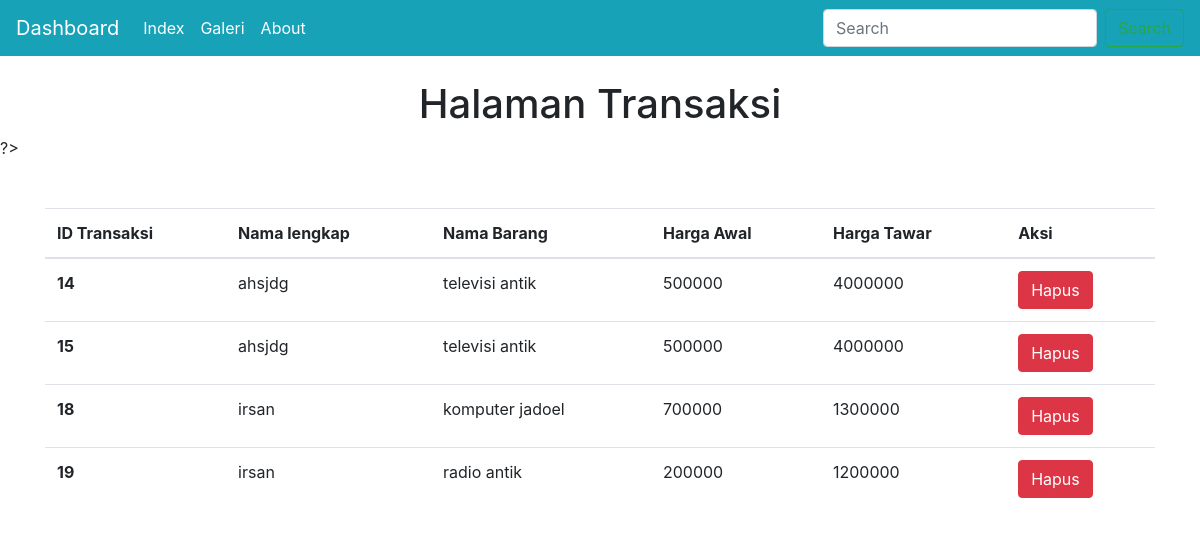
The app's page /contoh2.php with its own data.
### tables this page shows
CREATE TABLE `contoh` (
  `id_transaksi` int(11) NOT NULL,
  `nama_lengkap` varchar(50) NOT NULL,
  `nama_barang` varchar(50) NOT NULL,
  `harga_awal` bigint(15) NOT NULL,
  `harga_tawar` bigint(15) NOT NULL
);

### contoh2.php (the view, shortened to what this page needs)
<!DOCTYPE html>
<html>
    <head>
        <link rel="stylesheet" href="bootstrap-4.3.1-dist/css/bootstrap.css">
    </head>
    <body>
    <nav class="navbar navbar-expand-lg navbar-dark bg-info">
            <a class="navbar-brand" href="dashboard.php">Dashboard</a>
            <div class="collapse navbar-collapse" id="navbarSupportedContent">
                <ul class="navbar-nav mr-auto">
                    <li class="nav-item active">
                        <a class="nav-link" href="index.php">Index <span class="sr-only">(current)</span></a>
                    </li>
                    <li class="nav-item active">
                        <a class="nav-link" href="galeri.php">Galeri<span class="sr-only">(current)</span></a>
                    </li>
                    <li class="nav-item active">
                        <a class="nav-link" href="about.php">About<span class="sr-only">(current)</span></a>
                    </li>
                </ul>
                <form class="form-inline my-2 my-lg-0">
                    <input class="form-control mr-sm-2" type="search" placeholder="Search" aria-label="Search">
                    <button class="btn btn-outline-success my-2 my-sm-0" type="submit">Search</button>
                </form>
            </div>
        </nav>
        <br>
    <center><h1>Halaman Transaksi</h1></center>
    <?php
        include "koneksi.php";
        $query = mysqli_query($koneksi,"SELECT * FROM contoh WHERE id_transaksi > 6");
        ?>
        ?>
        <div class="container mt-5">
        <table class="table">
            <thead>
                <tr>
                    <th scope="col">ID Transaksi</th>
                    <th scope="col">Nama lengkap</th>
                    <th scope="col">Nama Barang</th>
                    <th scope="col">Harga Awal</th>
                    <th scope="col">Harga Tawar</th>
                    <th>Aksi</th>
                </tr>
            </thead>
            <tbody>
            <?php while ($hasil= mysqli_fetch_array($query, MYSQLI_ASSOC)): ?>
                    <tr>
                        <th scope="row"><?php echo $hasil['id_transaksi'];?></th>
                        <td><?php echo $hasil['nama_lengkap'];?></td>
                        <td><?php echo $hasil['nama_barang'];?></td>
                        <td><?php echo $hasil['harga_awal'];?></td>
                        <td><?php echo $hasil['harga_tawar'];?></td>
                        <td>
                        <a href="hapus_transaksi.php?id=<?php echo $hasil['id_transaksi']; ?>"
                            class="btn btn-danger" onclick="return confirm('Apakah anda yakin akan menghapus data ini?')">Hapus</a>
                        </td>
                    </tr>
            <?php endwhile; ?>
  </tbody>
</table>
        </div>
</body>
</html>

### records on screen
contoh: id_transaksi "14", nama_lengkap "ahsjdg", nama_barang "televisi antik", harga_awal "500000", harga_tawar "4000000"
contoh: id_transaksi "15", nama_lengkap "ahsjdg", nama_barang "televisi antik", harga_awal "500000", harga_tawar "4000000"
contoh: id_transaksi "18", nama_lengkap "irsan", nama_barang "komputer jadoel", harga_awal "700000", harga_tawar "1300000"
contoh: id_transaksi "19", nama_lengkap "irsan", nama_barang "radio antik", harga_awal "200000", harga_tawar "1200000"
